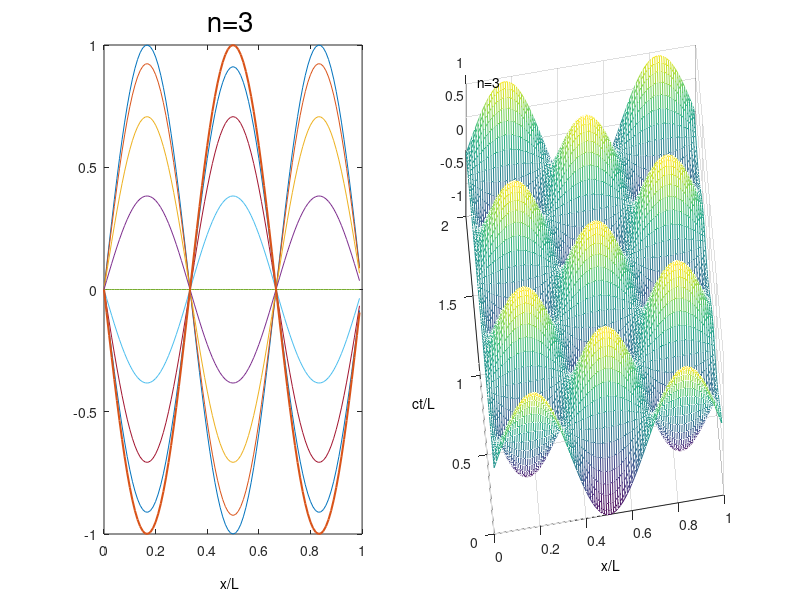

MATLAB code to generate this figure:
 n=3

x1=0:0.01:0.99;
y=sin(n.*pi.*x1).*cos(n.*pi.*0.0);
y2=sin(n.*pi.*x1).*cos(2/3.*n.*pi.*0.0625);
y3=sin(n.*pi.*x1).*cos(2/3.*n.*pi.*0.125);
y4=sin(n.*pi.*x1).*cos(2/3.*n.*pi.*0.1875);
y5=sin(n.*pi.*x1).*cos(2/3.*n.*pi.*0.25);
y6=sin(n.*pi.*x1).*cos(2/3.*n.*pi.*0.3125);
y7=sin(n.*pi.*x1).*cos(2/3.*n.*pi.*0.375);
y8=sin(n.*pi.*x1).*cos(2/3.*n.*pi.*0.4325);
y9=sin(n.*pi.*x1).*cos(2/3.*n.*pi.*0.50);
subplot(1,2,1), plot(x1,y,x1,y2,x1,y3,x1,y4,x1,y5,x1,y6,x1,y7,x1,y8,x1,y9,'linewidth',1.5)
text(.4,1.1,'n=3','fontsize',20)
text(.45,-1.2,'x/L')

x=0:0.01:0.99;
t=0:0.02:1.99;
[X,T]=meshgrid(x,t);
U=sin(n.*pi.*X).*cos(n.*pi.*T);
subplot(1,2,2), mesh(x,t,U)
view(-7,67.5)
text(0.05,2,1,'n=3')
text(.45,-.3,-1,'x/L')
text(-.3,.9,-1,'ct/L')

